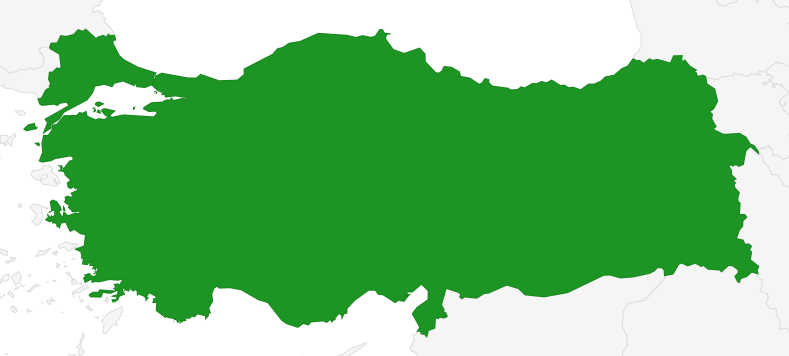
%> input picture Turkey.png, 1578 x 712 px (shown at 1/2 size)
$ octave estimate_area.m   (GNU Octave 9; MATLAB toolbox functions it lacks are replaced by stand-ins)
%> lines starting %> are read from the running program, lines starting %| are printed output that depends on the picture; in (x1, y1, x2, y2) boxes, pixels count from 0 and x2, y2 are one past the last pixel; in counts of white or black regions, pixels touching at a corner belong together; the program's own positions count from 1
%To load the image and convert it to binary
img = im2bw(imread("Turkey.png"));
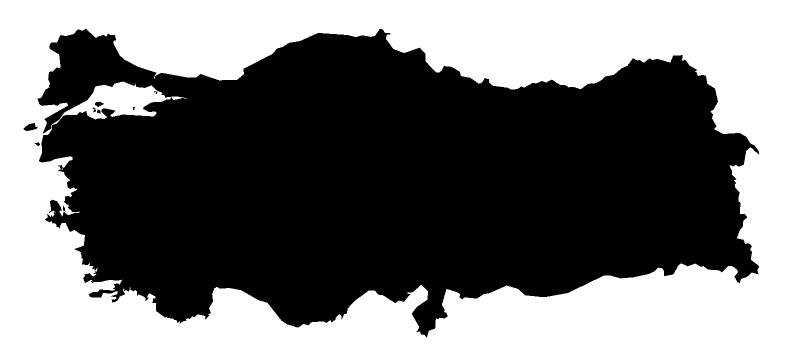
%> img: size 712x1578 logical (shown at 1/2 size); 45.1% white; 4 white regions (3 under 20 px), largest, box (x1, y1, x2, y2) and area: (0, 0, 1578, 712) 506466

%Starting Monte Carlo Simulation
x = round(rand(1000,1) * 1578);
y = round(rand(1000,1) * 712);
x(x==0) = 1;
y(y==0) = 1;

AreaofRect = 1388292.63;
totalpoints = 1000;
SumOfBlack = 0;

for i=1:1000
   if( img(y(i),x(i)) == 0 )
   SumOfBlack = SumOfBlack+1;
 endif
endfor
%> after the loop, SumOfBlack = 543

%Estimating the area of the region
AreaofObj = AreaofRect * (SumOfBlack/1000); AreaofObj
%> after `AreaofObj = AreaofRect * (SumOfBlack/1000)`: AreaofObj = 753842.9
%> after `AreaofObj`: AreaofObj = 753842.9
